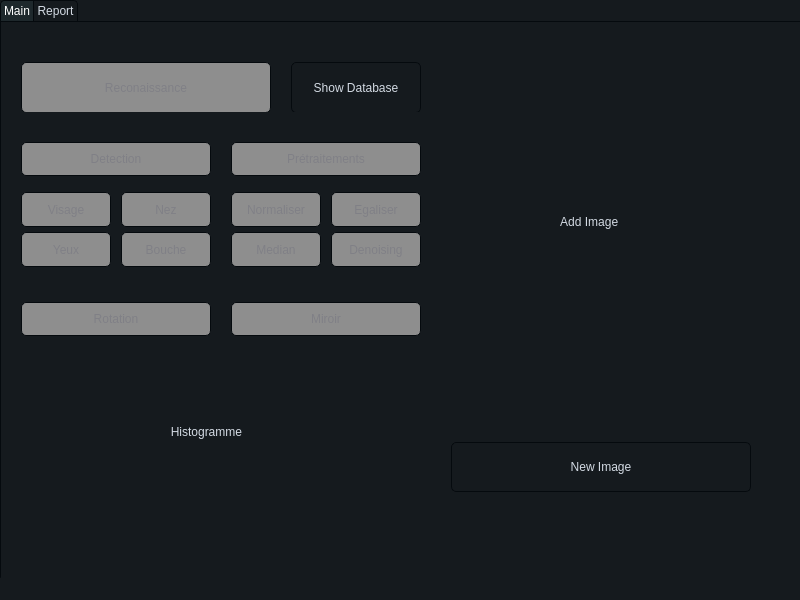
<?xml version="1.0" encoding="UTF-8"?>
<ui version="4.0">
 <class>MainWindow</class>
 <widget class="QMainWindow" name="MainWindow">
  <property name="geometry">
   <rect>
    <x>0</x>
    <y>0</y>
    <width>800</width>
    <height>600</height>
   </rect>
  </property>
  <property name="windowTitle">
   <string>MainWindow</string>
  </property>
  <property name="styleSheet">
   <string notr="true">*{ border:0;
	background-color:#151a1e;}
QMainWindow {
	background-color:#151a1e;
}
QCalendar {
	background-color: #151a1e;
}
QTextEdit {
	border-width: 1px;
	border-style: solid;
	border-color: #4fa08b;
	background-color: #222b2e;
	color: #d3dae3;
}
QPlainTextEdit {
	border-width: 1px;
	border-style: solid;
	border-color: #4fa08b;
	background-color: #222b2e;
	color: #d3dae3;
}
QToolButton {
	/*border-style: solid;*/
	border-top-color: qlineargradient(spread:pad, x1:0.5, y1:1, x2:0.5, y2:0, stop:0 rgb(215, 215, 215), stop:1 rgb(222, 222, 222));
	border-right-color: qlineargradient(spread:pad, x1:0, y1:0.5, x2:1, y2:0.5, stop:0 rgb(217, 217, 217), stop:1 rgb(227, 227, 227));
	border-left-color: qlineargradient(spread:pad, x1:0, y1:0.5, x2:1, y2:0.5, stop:0 rgb(227, 227, 227), stop:1 rgb(217, 217, 217));
	border-bottom-color: qlineargradient(spread:pad, x1:0.5, y1:1, x2:0.5, y2:0, stop:0 rgb(215, 215, 215), stop:1 rgb(222, 222, 222));
	border-width: 1px;
	border-radius: 5px;
	color: #d3dae3;
	padding: 2px;
	background-color: rgb(255,255,255);
}
QToolButton:hover{
	border-style: solid;
	border-top-color: qlineargradient(spread:pad, x1:0.5, y1:1, x2:0.5, y2:0, stop:0 rgb(195, 195, 195), stop:1 rgb(222, 222, 222));
	border-right-color: qlineargradient(spread:pad, x1:0, y1:0.5, x2:1, y2:0.5, stop:0 rgb(197, 197, 197), stop:1 rgb(227, 227, 227));
	border-left-color: qlineargradient(spread:pad, x1:0, y1:0.5, x2:1, y2:0.5, stop:0 rgb(227, 227, 227), stop:1 rgb(197, 197, 197));
	border-bottom-color: qlineargradient(spread:pad, x1:0.5, y1:1, x2:0.5, y2:0, stop:0 rgb(195, 195, 195), stop:1 rgb(222, 222, 222));
	border-width: 1px;
	border-radius: 5px;
	color: rgb(0,0,0);
	padding: 2px;
	background-color: rgb(255,255,255);
}
QToolButton:pressed{
	border-style: solid;
	border-top-color: qlineargradient(spread:pad, x1:0.5, y1:1, x2:0.5, y2:0, stop:0 rgb(215, 215, 215), stop:1 rgb(222, 222, 222));
	border-right-color: qlineargradient(spread:pad, x1:0, y1:0.5, x2:1, y2:0.5, stop:0 rgb(217, 217, 217), stop:1 rgb(227, 227, 227));
	border-left-color: qlineargradient(spread:pad, x1:0, y1:0.5, x2:1, y2:0.5, stop:0 rgb(227, 227, 227), stop:1 rgb(217, 217, 217));
	border-bottom-color: qlineargradient(spread:pad, x1:0.5, y1:1, x2:0.5, y2:0, stop:0 rgb(215, 215, 215), stop:1 rgb(222, 222, 222));
	border-width: 1px;
	border-radius: 5px;
	color: rgb(0,0,0);
	padding: 2px;
	background-color: rgb(142,142,142);
}
QPushButton{
	border-style: solid;
	border-color: #050a0e;
	border-width: 1px;
	border-radius: 5px;
	color: #d3dae3;
	padding: 2px;
	background-color: #151a1e;
}
QPushButton::default{
	border-style: solid;
	border-color: #050a0e;
	border-width: 1px;
	border-radius: 5px;
	color: #FFFFFF;
	padding: 2px;
	background-color: #151a1e;;
}
QPushButton:hover{
	border-style: solid;
	border-color: #050a0e;
	border-width: 1px;
	border-radius: 5px;
	color: #d3dae3;
	padding: 2px;
	background-color: #1c1f1f;
}
QPushButton:pressed{
	border-style: solid;
	border-color: #050a0e;
	border-width: 1px;
	border-radius: 5px;
	color: #d3dae3;
	padding: 2px;
	background-color: #2c2f2f;
}
QPushButton:disabled{
	/*border-style: solid;
	border-top-color: qlineargradient(spread:pad, x1:0.5, y1:1, x2:0.5, y2:0, stop:0 rgb(215, 215, 215), stop:1 rgb(222, 222, 222));
	border-right-color: qlineargradient(spread:pad, x1:0, y1:0.5, x2:1, y2:0.5, stop:0 rgb(217, 217, 217), stop:1 rgb(227, 227, 227));
	border-left-color: qlineargradient(spread:pad, x1:0, y1:0.5, x2:1, y2:0.5, stop:0 rgb(227, 227, 227), stop:1 rgb(217, 217, 217));
	border-bottom-color: qlineargradient(spread:pad, x1:0.5, y1:1, x2:0.5, y2:0, stop:0 rgb(215, 215, 215), stop:1 rgb(222, 222, 222));
	border-width: 1px;*/
	border-radius: 5px;
	color: #808086;
	padding: 2px;
	background-color: rgb(142,142,142);
}
QLineEdit {
	border-width: 1px;
	border-style: solid;
	border-color: #4fa08b;
	background-color: #222b2e;
	color: #d3dae3;
}
QLabel {
	color: #d3dae3;
}
QLCDNumber {
	color: #4d9b87;
}
QProgressBar {
	text-align: center;
	color: #d3dae3;
	border-radius: 10px;
	border-color: transparent;
	border-style: solid;
	background-color: #52595d;
}
QProgressBar::chunk {
	background-color: #214037	;
	border-radius: 10px;
}
QMenuBar {
	background-color: #151a1e;
}
QMenuBar::item {
	color: #d3dae3;
  	spacing: 3px;
  	padding: 1px 4px;
	background-color: #151a1e;
}

QMenuBar::item:selected {
  	background-color: #252a2e;
	color: #FFFFFF;
}
QMenu {
	background-color: #151a1e;
}
QMenu::item:selected {
	background-color: #252a2e;
	color: #FFFFFF;
}
QMenu::item {
	color: #d3dae3;
	background-color: #151a1e;
}
QTabWidget {
	color:rgb(0,0,0);
	background-color:#000000;
}
QTabWidget::pane {
		border-color: #050a0e;
		background-color: #1e282c;
		border-style: solid;
		border-width: 1px;
    	border-bottom-left-radius: 4px;
		border-bottom-right-radius: 4px;
}
QTabBar::tab:first {
	border-style: solid;
	border-left-width:1px;
	border-right-width:0px;
	border-top-width:1px;
	border-bottom-width:0px;
	border-top-color: #050a0e;
	border-left-color: #050a0e;
	border-bottom-color: #050a0e;
	border-top-left-radius: 4px;
	color: #d3dae3;
	padding: 3px;
	margin-left:0px;
	background-color: #151a1e;
}
QTabBar::tab:last {
	border-style: solid;
	border-top-width:1px;
	border-left-width:1px;
	border-right-width:1px;
	border-bottom-width:0px;
	border-color: #050a0e;
	border-top-right-radius: 4px;
	color: #d3dae3;
	padding: 3px;
	margin-left:0px;
	background-color: #151a1e;
}
QTabBar::tab {
	border-style: solid;
	border-top-width:1px;
	border-bottom-width:0px;
	border-left-width:1px;
	border-top-color: #050a0e;
	border-left-color: #050a0e;
	border-bottom-color: #050a0e;
	color: #d3dae3;
	padding: 3px;
	margin-left:0px;
	background-color: #151a1e;
}
QTabBar::tab:selected, QTabBar::tab:last:selected, QTabBar::tab:hover {
  	border-style: solid;
  	border-left-width:1px;
	border-bottom-width:0px;
	border-right-color: transparent;
	border-top-color: #050a0e;
	border-left-color: #050a0e;
	border-bottom-color: #050a0e;
	color: #FFFFFF;
	padding: 3px;
	margin-left:0px;
	background-color: #1e282c;
}

QTabBar::tab:selected, QTabBar::tab:first:selected, QTabBar::tab:hover {
  	border-style: solid;
  	border-left-width:1px;
  	border-bottom-width:0px;
  	border-top-width:1px;
	border-right-color: transparent;
	border-top-color: #050a0e;
	border-left-color: #050a0e;
	border-bottom-color: #050a0e;
	color: #FFFFFF;
	padding: 3px;
	margin-left:0px;
	background-color: #1e282c;
}

QCheckBox {
	color: #d3dae3;
	padding: 2px;
}
QCheckBox:disabled {
	color: #808086;
	padding: 2px;
}

QCheckBox:hover {
	border-radius:4px;
	border-style:solid;
	padding-left: 1px;
	padding-right: 1px;
	padding-bottom: 1px;
	padding-top: 1px;
	border-width:1px;
	border-color: transparent;
}
QCheckBox::indicator:checked {

	height: 10px;
	width: 10px;
	border-style:solid;
	border-width: 1px;
	border-color: #4fa08b;
	color: #000000;
	background-color: qradialgradient(cx:0.4, cy:0.4, radius: 1.5,fx:0, fy:0, stop:0 #1e282c, stop:0.3 #1e282c, stop:0.4 #4fa08b, stop:0.5 #1e282c, stop:1 #1e282c);
}
QCheckBox::indicator:unchecked {

	height: 10px;
	width: 10px;
	border-style:solid;
	border-width: 1px;
	border-color: #4fa08b;
	color: #000000;
}
QRadioButton {
	color: #d3dae3;
	padding: 1px;
}
QRadioButton::indicator:checked {
	height: 10px;
	width: 10px;
	border-style:solid;
	border-radius:5px;
	border-width: 1px;
	border-color: #4fa08b;
	color: #a9b7c6;
	background-color: qradialgradient(cx:0.5, cy:0.5, radius:0.4,fx:0.5, fy:0.5, stop:0 #4fa08b, stop:1 #1e282c);
}
QRadioButton::indicator:!checked {
	height: 10px;
	width: 10px;
	border-style:solid;
	border-radius:5px;
	border-width: 1px;
	border-color: #4fa08b;
	color: #a9b7c6;
	background-color: transparent;
}
QStatusBar {
	color:#027f7f;
}
QSpinBox {
	color: #d3dae3;
	background-color: #222b2e;
	border-width: 1px;
	border-style: solid;
	border-color: #4fa08b;
}
QDoubleSpinBox {
	color: #d3dae3;
	background-color: #222b2e;
	border-width: 1px;
	border-style: solid;
	border-color: #4fa08b;
}
QTimeEdit {
	color: #d3dae3;
	background-color: #222b2e;
	border-width: 1px;
	border-style: solid;
	border-color: #4fa08b;
}
QDateTimeEdit {
	color: #d3dae3;
	background-color: #222b2e;
	border-width: 1px;
	border-style: solid;
	border-color: #4fa08b;
}
QDateEdit {
	color: #d3dae3;
	background-color: #222b2e;
	border-width: 1px;
	border-style: solid;
	border-color: #4fa08b;
}
QFontComboBox {
	color: #d3dae3;
	background-color: #222b2e;
	border-width: 1px;
	border-style: solid;
	border-color: #4fa08b;
}
QComboBox {
	color: #d3dae3;
	background-color: #222b2e;
	border-width: 1px;
	border-style: solid;
	border-color: #4fa08b;
}

QDial {
	background: #16a085;
}

QToolBox {
	color: #a9b7c6;
	background-color: #222b2e;
}
QToolBox::tab {
	color: #a9b7c6;
	background-color:#222b2e;
}
QToolBox::tab:selected {
	color: #FFFFFF;
	background-color:#222b2e;
}
QScrollArea {
	color: #FFFFFF;
	background-color:#222b2e;
}
QSlider::groove:horizontal {
	height: 5px;
	background-color: #52595d;
}
QSlider::groove:vertical {
	width: 5px;
	background-color: #52595d;
}
QSlider::handle:horizontal {
	background: #1a2224;
	border-style: solid;
	border-width: 1px;
	border-color: rgb(207,207,207);
	width: 12px;
	margin: -5px 0;
	border-radius: 7px;
}
QSlider::handle:vertical {
	background: #1a2224;
	border-style: solid;
	border-width: 1px;
	border-color: rgb(207,207,207);
	height: 12px;
	margin: 0 -5px;
	border-radius: 7px;
}
QSlider::add-page:horizontal {
    background: #52595d;
}
QSlider::add-page:vertical {
    background: #52595d;
}
QSlider::sub-page:horizontal {
    background-color: #15433a;
}
QSlider::sub-page:vertical {
    background-color: #15433a;
}
QScrollBar:horizontal {
	max-height: 10px;
	border: 1px transparent grey;
	margin: 0px 20px 0px 20px;
	background: transparent;
}
QScrollBar:vertical {
	max-width: 10px;
	border: 1px transparent grey;
	margin: 20px 0px 20px 0px;
	background: transparent;
}
QScrollBar::handle:horizontal {
	background: #52595d;
	border-style: transparent;
	border-radius: 4px;
	min-width: 25px;
}
QScrollBar::handle:horizontal:hover {
	background: #58a492;
	border-style: transparent;
	border-radius: 4px;
	min-width: 25px;
}
QScrollBar::handle:vertical {
	background: #52595d;
	border-style: transparent;
	border-radius: 4px;
	min-height: 25px;
}
QScrollBar::handle:vertical:hover {
	background: #58a492;
	border-style: transparent;
	border-radius: 4px;
	min-height: 25px;
}
QScrollBar::add-line:horizontal {
   border: 2px transparent grey;
   border-top-right-radius: 4px;
   border-bottom-right-radius: 4px;
   background: #15433a;
   width: 20px;
   subcontrol-position: right;
   subcontrol-origin: margin;
}
QScrollBar::add-line:horizontal:pressed {
   border: 2px transparent grey;
   border-top-right-radius: 4px;
   border-bottom-right-radius: 4px;
   background: rgb(181,181,181);
   width: 20px;
   subcontrol-position: right;
   subcontrol-origin: margin;
}
QScrollBar::add-line:vertical {
   border: 2px transparent grey;
   border-bottom-left-radius: 4px;
   border-bottom-right-radius: 4px;
   background: #15433a;
   height: 20px;
   subcontrol-position: bottom;
   subcontrol-origin: margin;
}
QScrollBar::add-line:vertical:pressed {
   border: 2px transparent grey;
   border-bottom-left-radius: 4px;
   border-bottom-right-radius: 4px;
   background: rgb(181,181,181);
   height: 20px;
   subcontrol-position: bottom;
   subcontrol-origin: margin;
}
QScrollBar::sub-line:horizontal {
   border: 2px transparent grey;
   border-top-left-radius: 4px;
   border-bottom-left-radius: 4px;
   background: #15433a;
   width: 20px;
   subcontrol-position: left;
   subcontrol-origin: margin;
}
QScrollBar::sub-line:horizontal:pressed {
   border: 2px transparent grey;
   border-top-left-radius: 4px;
   border-bottom-left-radius: 4px;
   background: rgb(181,181,181);
   width: 20px;
   subcontrol-position: left;
   subcontrol-origin: margin;
}
QScrollBar::sub-line:vertical {
   border: 2px transparent grey;
   border-top-left-radius: 4px;
   border-top-right-radius: 4px;
   background: #15433a;
   height: 20px;
   subcontrol-position: top;
   subcontrol-origin: margin;
}
QScrollBar::sub-line:vertical:pressed {
   border: 2px transparent grey;
   border-top-left-radius: 4px;
   border-top-right-radius: 4px;
   background: rgb(181,181,181);
   height: 20px;
   subcontrol-position: top;
   subcontrol-origin: margin;
}

QScrollBar::add-page:horizontal, QScrollBar::sub-page:horizontal {
   background: none;
}
QScrollBar::add-page:vertical, QScrollBar::sub-page:vertical {
   background: none;
}
</string>
  </property>
  <widget class="QWidget" name="centralwidget">
   <widget class="QTabWidget" name="tabWidget">
    <property name="geometry">
     <rect>
      <x>0</x>
      <y>0</y>
      <width>801</width>
      <height>581</height>
     </rect>
    </property>
    <property name="currentIndex">
     <number>0</number>
    </property>
    <property name="usesScrollButtons">
     <bool>false</bool>
    </property>
    <property name="tabsClosable">
     <bool>false</bool>
    </property>
    <property name="tabBarAutoHide">
     <bool>false</bool>
    </property>
    <widget class="QWidget" name="Main">
     <attribute name="title">
      <string>Main</string>
     </attribute>
     <widget class="QPushButton" name="imgChanger">
      <property name="geometry">
       <rect>
        <x>450</x>
        <y>420</y>
        <width>300</width>
        <height>50</height>
       </rect>
      </property>
      <property name="text">
       <string>New Image</string>
      </property>
     </widget>
     <widget class="QLabel" name="MyImage">
      <property name="geometry">
       <rect>
        <x>450</x>
        <y>50</y>
        <width>300</width>
        <height>300</height>
       </rect>
      </property>
      <property name="text">
       <string>                                 Add Image</string>
      </property>
      <property name="scaledContents">
       <bool>true</bool>
      </property>
      <property name="margin">
       <number>0</number>
      </property>
     </widget>
     <widget class="QPushButton" name="showDatabase">
      <property name="geometry">
       <rect>
        <x>290</x>
        <y>40</y>
        <width>130</width>
        <height>51</height>
       </rect>
      </property>
      <property name="text">
       <string>Show Database</string>
      </property>
     </widget>
     <widget class="QPushButton" name="Reconaissance">
      <property name="enabled">
       <bool>false</bool>
      </property>
      <property name="geometry">
       <rect>
        <x>20</x>
        <y>40</y>
        <width>250</width>
        <height>51</height>
       </rect>
      </property>
      <property name="text">
       <string>Reconaissance</string>
      </property>
     </widget>
     <widget class="QPushButton" name="Detection">
      <property name="enabled">
       <bool>false</bool>
      </property>
      <property name="geometry">
       <rect>
        <x>20</x>
        <y>120</y>
        <width>190</width>
        <height>34</height>
       </rect>
      </property>
      <property name="text">
       <string>Detection</string>
      </property>
     </widget>
     <widget class="QPushButton" name="Pretraitement">
      <property name="enabled">
       <bool>false</bool>
      </property>
      <property name="geometry">
       <rect>
        <x>230</x>
        <y>120</y>
        <width>190</width>
        <height>34</height>
       </rect>
      </property>
      <property name="text">
       <string>Prétraitements</string>
      </property>
     </widget>
     <widget class="QPushButton" name="DVisage">
      <property name="enabled">
       <bool>false</bool>
      </property>
      <property name="geometry">
       <rect>
        <x>20</x>
        <y>170</y>
        <width>90</width>
        <height>35</height>
       </rect>
      </property>
      <property name="text">
       <string>Visage</string>
      </property>
     </widget>
     <widget class="QPushButton" name="DNez">
      <property name="enabled">
       <bool>false</bool>
      </property>
      <property name="geometry">
       <rect>
        <x>120</x>
        <y>170</y>
        <width>90</width>
        <height>35</height>
       </rect>
      </property>
      <property name="text">
       <string>Nez</string>
      </property>
     </widget>
     <widget class="QPushButton" name="DBouche">
      <property name="enabled">
       <bool>false</bool>
      </property>
      <property name="geometry">
       <rect>
        <x>120</x>
        <y>210</y>
        <width>90</width>
        <height>35</height>
       </rect>
      </property>
      <property name="text">
       <string>Bouche</string>
      </property>
     </widget>
     <widget class="QPushButton" name="DYeux">
      <property name="enabled">
       <bool>false</bool>
      </property>
      <property name="geometry">
       <rect>
        <x>20</x>
        <y>210</y>
        <width>90</width>
        <height>35</height>
       </rect>
      </property>
      <property name="text">
       <string>Yeux</string>
      </property>
     </widget>
     <widget class="QPushButton" name="Denoising">
      <property name="enabled">
       <bool>false</bool>
      </property>
      <property name="geometry">
       <rect>
        <x>330</x>
        <y>210</y>
        <width>90</width>
        <height>35</height>
       </rect>
      </property>
      <property name="text">
       <string>Denoising</string>
      </property>
     </widget>
     <widget class="QPushButton" name="Median">
      <property name="enabled">
       <bool>false</bool>
      </property>
      <property name="geometry">
       <rect>
        <x>230</x>
        <y>210</y>
        <width>90</width>
        <height>35</height>
       </rect>
      </property>
      <property name="text">
       <string>Median</string>
      </property>
     </widget>
     <widget class="QPushButton" name="Egaliser">
      <property name="enabled">
       <bool>false</bool>
      </property>
      <property name="geometry">
       <rect>
        <x>330</x>
        <y>170</y>
        <width>90</width>
        <height>35</height>
       </rect>
      </property>
      <property name="text">
       <string>Egaliser</string>
      </property>
     </widget>
     <widget class="QPushButton" name="Norm">
      <property name="enabled">
       <bool>false</bool>
      </property>
      <property name="geometry">
       <rect>
        <x>230</x>
        <y>170</y>
        <width>90</width>
        <height>35</height>
       </rect>
      </property>
      <property name="text">
       <string>Normaliser</string>
      </property>
     </widget>
     <widget class="QPushButton" name="Miroir">
      <property name="enabled">
       <bool>false</bool>
      </property>
      <property name="geometry">
       <rect>
        <x>230</x>
        <y>280</y>
        <width>190</width>
        <height>34</height>
       </rect>
      </property>
      <property name="text">
       <string>Miroir</string>
      </property>
     </widget>
     <widget class="QPushButton" name="Rotation">
      <property name="enabled">
       <bool>false</bool>
      </property>
      <property name="geometry">
       <rect>
        <x>20</x>
        <y>280</y>
        <width>190</width>
        <height>34</height>
       </rect>
      </property>
      <property name="text">
       <string>Rotation</string>
      </property>
     </widget>
     <widget class="Line" name="line">
      <property name="geometry">
       <rect>
        <x>20</x>
        <y>100</y>
        <width>400</width>
        <height>20</height>
       </rect>
      </property>
      <property name="orientation">
       <enum>Qt::Horizontal</enum>
      </property>
     </widget>
     <widget class="Line" name="line_2">
      <property name="geometry">
       <rect>
        <x>20</x>
        <y>250</y>
        <width>400</width>
        <height>20</height>
       </rect>
      </property>
      <property name="orientation">
       <enum>Qt::Horizontal</enum>
      </property>
     </widget>
     <widget class="Line" name="line_3">
      <property name="geometry">
       <rect>
        <x>20</x>
        <y>260</y>
        <width>400</width>
        <height>20</height>
       </rect>
      </property>
      <property name="orientation">
       <enum>Qt::Horizontal</enum>
      </property>
     </widget>
     <widget class="Line" name="line_4">
      <property name="geometry">
       <rect>
        <x>20</x>
        <y>90</y>
        <width>400</width>
        <height>20</height>
       </rect>
      </property>
      <property name="orientation">
       <enum>Qt::Horizontal</enum>
      </property>
     </widget>
     <widget class="QLabel" name="label">
      <property name="geometry">
       <rect>
        <x>20</x>
        <y>340</y>
        <width>400</width>
        <height>140</height>
       </rect>
      </property>
      <property name="styleSheet">
       <string notr="true">Qlabel{
background: qlineargradient(spread:pad, x1:0, y1:1, x2:0, y2:0, stop:0 rgba(0, 0, 0, 255), stop:0.05 rgba(14, 8, 73, 255), stop:0.36 rgba(28, 17, 145, 255), stop:0.6 rgba(126, 14, 81, 255), stop:0.75 rgba(234, 11, 11, 255), stop:0.79 rgba(244, 70, 5, 255), stop:0.86 rgba(255, 136, 0, 255), stop:0.935 rgba(239, 236, 55, 255))}</string>
      </property>
      <property name="text">
       <string>                                             Histogramme</string>
      </property>
     </widget>
    </widget>
    <widget class="QWidget" name="Report">
     <property name="enabled">
      <bool>true</bool>
     </property>
     <attribute name="title">
      <string>Report</string>
     </attribute>
    </widget>
   </widget>
  </widget>
  <widget class="QMenuBar" name="menubar">
   <property name="geometry">
    <rect>
     <x>0</x>
     <y>0</y>
     <width>800</width>
     <height>18</height>
    </rect>
   </property>
  </widget>
  <widget class="QStatusBar" name="statusbar"/>
 </widget>
 <resources/>
 <connections/>
</ui>
